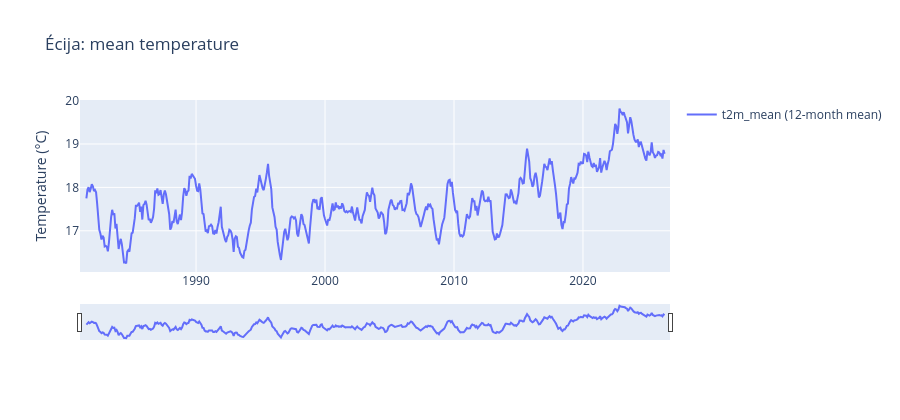

The code cell stored with this chart in its notebook:
### Code cell
plot_series_interactive(écija_monthly, "t2m_mean",12, title="Écija: mean temperature (12-month rolling mean)", ylabel="Temperature (°C)")

### Figure 1 — Plotly figure (JSON) as saved in the notebook; plotly's stock layout.template omitted (floating-point values rounded to 4 significant figures; data arrays with more than 128 entries replaced by an {"elided": "..."} marker saying what was removed)
{"data": [{"hovertemplate": "%{y:.2f}<extra>%{fullData.name}</extra>", "legendgroup": "t2m_mean (12-month mean)", "line": {"color": "#636efa", "dash": "solid"}, "marker": {"symbol": "circle"}, "mode": "lines", "name": "t2m_mean (12-month mean)", "orientation": "v", "showlegend": true, "type": "scatter", "x": {"elided": "550 str values"}, "xaxis": "x", "y": {"elided": "550 float values"}, "yaxis": "y"}], "layout": {"height": 420, "hovermode": "x unified", "legend": {"title": {"text": ""}, "tracegroupgap": 0}, "title": {"text": "Écija: mean temperature"}, "xaxis": {"anchor": "y", "domain": [0, 1], "hoverformat": "%b %Y", "rangeslider": {"visible": true}, "title": {"text": ""}}, "yaxis": {"anchor": "x", "domain": [0, 1], "title": {"text": "Temperature (°C)"}}}}
